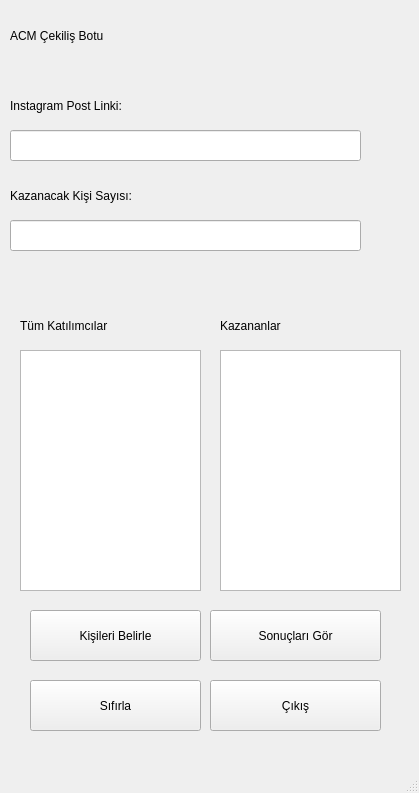
<?xml version="1.0" encoding="UTF-8"?>
<ui version="4.0">
 <class>MainApp</class>
 <widget class="QMainWindow" name="MainApp">
  <property name="geometry">
   <rect>
    <x>0</x>
    <y>0</y>
    <width>419</width>
    <height>793</height>
   </rect>
  </property>
  <property name="windowTitle">
   <string>ACM</string>
  </property>
  <widget class="QWidget" name="centralwidget">
   <widget class="QLabel" name="label">
    <property name="geometry">
     <rect>
      <x>10</x>
      <y>10</y>
      <width>281</width>
      <height>51</height>
     </rect>
    </property>
    <property name="styleSheet">
     <string notr="true">font: 28pt &quot;MS Shell Dlg 2&quot;;</string>
    </property>
    <property name="text">
     <string>ACM Çekiliş Botu</string>
    </property>
   </widget>
   <widget class="QLineEdit" name="lnedt_Post">
    <property name="geometry">
     <rect>
      <x>10</x>
      <y>130</y>
      <width>351</width>
      <height>31</height>
     </rect>
    </property>
   </widget>
   <widget class="QLabel" name="label_2">
    <property name="geometry">
     <rect>
      <x>10</x>
      <y>90</y>
      <width>201</width>
      <height>31</height>
     </rect>
    </property>
    <property name="styleSheet">
     <string notr="true">font: 16pt &quot;MS Shell Dlg 2&quot;;</string>
    </property>
    <property name="text">
     <string>Instagram Post Linki:</string>
    </property>
   </widget>
   <widget class="QPushButton" name="btn_KisileriCek">
    <property name="geometry">
     <rect>
      <x>30</x>
      <y>610</y>
      <width>171</width>
      <height>51</height>
     </rect>
    </property>
    <property name="styleSheet">
     <string notr="true">font: 20pt &quot;MS Shell Dlg 2&quot;;</string>
    </property>
    <property name="text">
     <string>Kişileri Belirle</string>
    </property>
   </widget>
   <widget class="QLineEdit" name="lnedt_KisiSayisi">
    <property name="geometry">
     <rect>
      <x>10</x>
      <y>220</y>
      <width>351</width>
      <height>31</height>
     </rect>
    </property>
   </widget>
   <widget class="QLabel" name="label_3">
    <property name="geometry">
     <rect>
      <x>10</x>
      <y>180</y>
      <width>201</width>
      <height>31</height>
     </rect>
    </property>
    <property name="styleSheet">
     <string notr="true">font: 16pt &quot;MS Shell Dlg 2&quot;;</string>
    </property>
    <property name="text">
     <string>Kazanacak Kişi Sayısı:</string>
    </property>
   </widget>
   <widget class="QPushButton" name="btn_Sonuclar">
    <property name="geometry">
     <rect>
      <x>210</x>
      <y>610</y>
      <width>171</width>
      <height>51</height>
     </rect>
    </property>
    <property name="styleSheet">
     <string notr="true">font: 20pt &quot;MS Shell Dlg 2&quot;;</string>
    </property>
    <property name="text">
     <string>Sonuçları Gör</string>
    </property>
   </widget>
   <widget class="QPushButton" name="btn_Cikis">
    <property name="geometry">
     <rect>
      <x>210</x>
      <y>680</y>
      <width>171</width>
      <height>51</height>
     </rect>
    </property>
    <property name="styleSheet">
     <string notr="true">font: 20pt &quot;MS Shell Dlg 2&quot;;</string>
    </property>
    <property name="text">
     <string>Çıkış</string>
    </property>
   </widget>
   <widget class="QPushButton" name="btn_Sifirla">
    <property name="geometry">
     <rect>
      <x>30</x>
      <y>680</y>
      <width>171</width>
      <height>51</height>
     </rect>
    </property>
    <property name="styleSheet">
     <string notr="true">font: 20pt &quot;MS Shell Dlg 2&quot;;</string>
    </property>
    <property name="text">
     <string>Sıfırla</string>
    </property>
   </widget>
   <widget class="QTextBrowser" name="tablo_Katilimcilar">
    <property name="geometry">
     <rect>
      <x>20</x>
      <y>350</y>
      <width>181</width>
      <height>241</height>
     </rect>
    </property>
   </widget>
   <widget class="QTextBrowser" name="tablo_Kazananlar">
    <property name="geometry">
     <rect>
      <x>220</x>
      <y>350</y>
      <width>181</width>
      <height>241</height>
     </rect>
    </property>
   </widget>
   <widget class="QLabel" name="label_4">
    <property name="geometry">
     <rect>
      <x>20</x>
      <y>310</y>
      <width>171</width>
      <height>31</height>
     </rect>
    </property>
    <property name="styleSheet">
     <string notr="true">font: 18pt &quot;MS Shell Dlg 2&quot;;</string>
    </property>
    <property name="text">
     <string>Tüm Katılımcılar</string>
    </property>
   </widget>
   <widget class="QLabel" name="label_5">
    <property name="geometry">
     <rect>
      <x>220</x>
      <y>310</y>
      <width>171</width>
      <height>31</height>
     </rect>
    </property>
    <property name="styleSheet">
     <string notr="true">font: 18pt &quot;MS Shell Dlg 2&quot;;</string>
    </property>
    <property name="text">
     <string>Kazananlar</string>
    </property>
   </widget>
  </widget>
  <widget class="QStatusBar" name="statusbar"/>
 </widget>
 <resources/>
 <connections/>
</ui>
